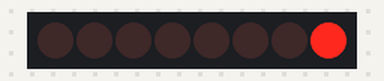
This sketch was run on a simulated Arduino Uno, built with avr-gcc and run on an emulated ATmega328P. Shown: 8 shift-register outputs drawn as a row of LEDs (first output left, lit = HIGH). Wiring (inferred from the names in the program): shift register (74HC595): data pin 12; shift clock pin 9; latch pin 11. Wiring (inferred from the signals the program sends): row of LEDs: on Q0, Q1, Q2, Q3, Q4, Q5, Q6, Q7.

Above: at 0.2 s.
At 1.2 s:
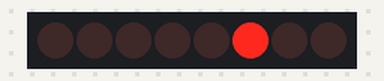
At 1.7 s:
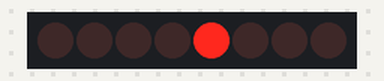
At 2.2 s:
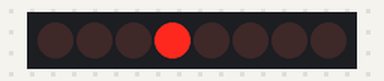
At 3.2 s:
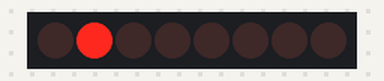
At 4.7 s:
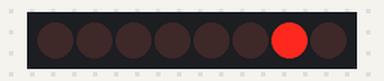
Timing chart, 0 to 5.2 s (numbered marks = the images above):
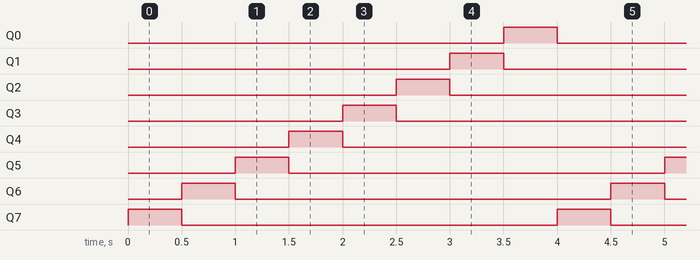

Measured:
- by itself, Q0–7: alternates HIGH for 0.50 s and LOW for 3.5 s
- by itself, everything shown: repeats every 4.0 s, in 8 steps

The sketch:

arduino_22_74hc595_parallel_out_shift_registerss_1.ino
```cpp
// C++ code
//
int latchpin=11;
int clockpin=9;
int datapin=12;

byte LED1s=0b11111110;


void setup()
{
  pinMode(latchpin, OUTPUT);
  pinMode(clockpin, OUTPUT);
  pinMode(datapin, OUTPUT);
  Serial.begin(9600);
}

void loop()
{
  digitalWrite(latchpin, LOW);
  shiftOut(datapin,clockpin,LSBFIRST,LED1s);
  digitalWrite(latchpin,HIGH);
  delay(500);
  LED1s = LED1s/128+LED1s*2;
}
```
